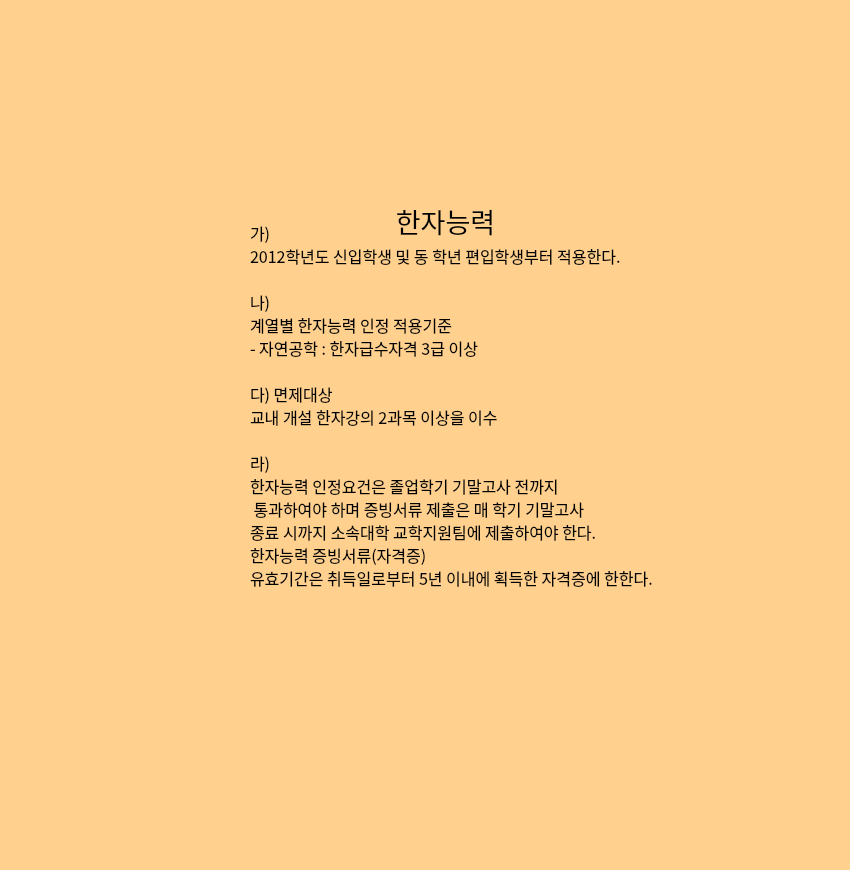
<?xml version="1.0" encoding="UTF-8"?>
<ui version="4.0">
 <class>Dialog_plus2</class>
 <widget class="QDialog" name="Dialog_plus2">
  <property name="geometry">
   <rect>
    <x>0</x>
    <y>0</y>
    <width>850</width>
    <height>870</height>
   </rect>
  </property>
  <property name="windowTitle">
   <string>Dialog</string>
  </property>
  <property name="styleSheet">
   <string notr="true">background-color: transparent;
background-color: rgb(255, 208, 142);</string>
  </property>
  <widget class="QLabel" name="label_4">
   <property name="geometry">
    <rect>
     <x>250</x>
     <y>190</y>
     <width>691</width>
     <height>431</height>
    </rect>
   </property>
   <property name="font">
    <font>
     <family>배달의민족 주아</family>
     <pointsize>12</pointsize>
    </font>
   </property>
   <property name="styleSheet">
    <string notr="true">background-color:transparent
</string>
   </property>
   <property name="text">
    <string>가)
2012학년도 신입학생 및 동 학년 편입학생부터 적용한다.

나)
계열별 한자능력 인정 적용기준
- 자연공학 : 한자급수자격 3급 이상

다) 면제대상
교내 개설 한자강의 2과목 이상을 이수 

라)
한자능력 인정요건은 졸업학기 기말고사 전까지
 통과하여야 하며 증빙서류 제출은 매 학기 기말고사 
종료 시까지 소속대학 교학지원팀에 제출하여야 한다. 
한자능력 증빙서류(자격증)
유효기간은 취득일로부터 5년 이내에 획득한 자격증에 한한다. </string>
   </property>
   <property name="alignment">
    <set>Qt::AlignLeading|Qt::AlignLeft|Qt::AlignVCenter</set>
   </property>
  </widget>
  <widget class="QLabel" name="label">
   <property name="geometry">
    <rect>
     <x>170</x>
     <y>110</y>
     <width>551</width>
     <height>471</height>
    </rect>
   </property>
   <property name="styleSheet">
    <string notr="true">background-color: transparent;</string>
   </property>
   <property name="text">
    <string/>
   </property>
   <property name="pixmap">
    <pixmap resource="menu_logo.qrc">:/memo2.png</pixmap>
   </property>
   <property name="scaledContents">
    <bool>true</bool>
   </property>
  </widget>
  <widget class="QLabel" name="label_3">
   <property name="geometry">
    <rect>
     <x>340</x>
     <y>200</y>
     <width>211</width>
     <height>41</height>
    </rect>
   </property>
   <property name="font">
    <font>
     <family>배달의민족 주아</family>
     <pointsize>20</pointsize>
    </font>
   </property>
   <property name="styleSheet">
    <string notr="true">background-color: transparent</string>
   </property>
   <property name="text">
    <string>한자능력</string>
   </property>
   <property name="alignment">
    <set>Qt::AlignCenter</set>
   </property>
  </widget>
  <zorder>label</zorder>
  <zorder>label_4</zorder>
  <zorder>label_3</zorder>
 </widget>
 <resources>
  <include location="menu_logo.qrc"/>
 </resources>
 <connections/>
</ui>
